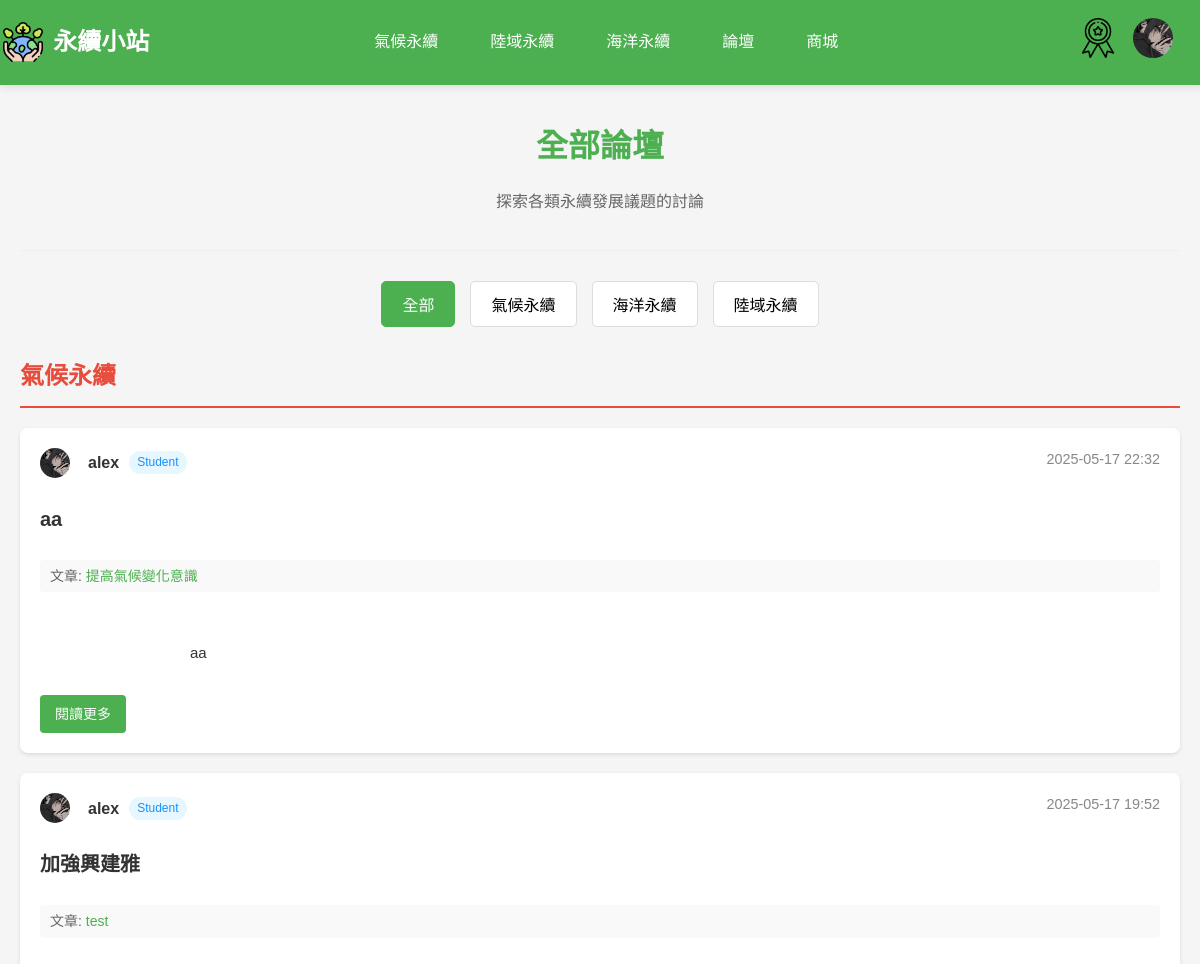
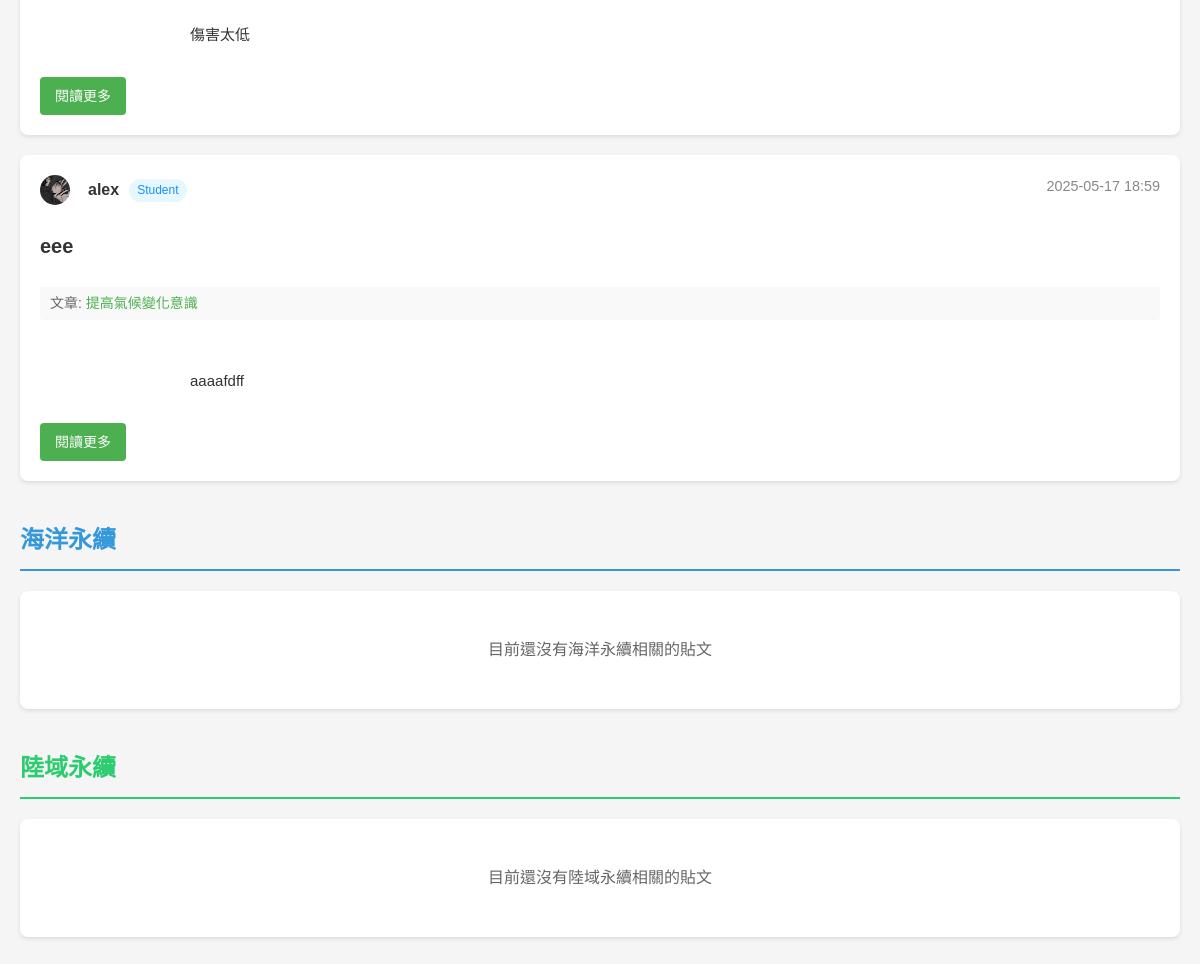
/php/all_forums.php (signed in), run on the app's committed database (2 pictures, top to bottom).
### tables this page shows
CREATE TABLE `user` (
  `UserID` int(11) NOT NULL COMMENT '使用者編號 (PK)',
  `Username` varchar(50) DEFAULT NULL COMMENT '使用者名稱',
  `Email` varchar(100) NOT NULL COMMENT '電子郵件',
  `Password` varchar(255) NOT NULL COMMENT '密碼 (加密儲存)',
  `JoinDate` datetime DEFAULT current_timestamp() COMMENT '註冊時間',
  `Status` enum('Student','Teacher','Admin') NOT NULL DEFAULT 'Student' COMMENT '使用者身份',
  `reset_token` varchar(255) DEFAULT NULL,
  `token_expire` datetime DEFAULT NULL,
  `AvatarURL` varchar(255) DEFAULT NULL,
  `BackgroundURL` varchar(255) DEFAULT NULL
);

CREATE TABLE `communitypost` (
  `PostID` int(11) NOT NULL COMMENT '貼文編號 (PK)',
  `Content` text NOT NULL COMMENT '貼文內容',
  `ImageURL` varchar(255) DEFAULT NULL COMMENT '圖片網址',
  `PostDate` datetime DEFAULT current_timestamp() COMMENT '發文日期',
  `Title` varchar(50) DEFAULT NULL COMMENT '標題',
  `UserID` int(11) NOT NULL COMMENT 'FK to User',
  `ArticleID` int(11) DEFAULT NULL COMMENT '關聯的文章ID'
);

CREATE TABLE `article` (
  `ArticleID` int(11) NOT NULL COMMENT '文章編號 (PK)',
  `Title` varchar(100) NOT NULL COMMENT '標題',
  `Category` varchar(50) NOT NULL COMMENT '分類',
  `ImageURL` varchar(255) DEFAULT NULL COMMENT '圖片網址',
  `Description` text DEFAULT NULL COMMENT '簡介',
  `ArticleURL` varchar(255) NOT NULL COMMENT '文章網址',
  `UserID` int(11) NOT NULL,
  `Content` longtext DEFAULT NULL COMMENT '文章內容',
  `created_at` timestamp NOT NULL DEFAULT current_timestamp(),
  `teacher_summary` longtext DEFAULT NULL COMMENT '老師重點整理'
);

### php/all_forums.php (the view, shortened to what this page needs)
<?php
include 'db_connect.php';
$categories = [
    'sdg13' => ['name' => '氣候永續', 'posts' => []],
    'sdg14' => ['name' => '海洋永續', 'posts' => []],
    'sdg15' => ['name' => '陸域永續', 'posts' => []]
];
$sql = "SELECT cp.*, u.Username, u.Status, u.AvatarURL, a.Category, a.Title as ArticleTitle
        FROM communitypost cp
        JOIN user u ON cp.UserID = u.UserID
        LEFT JOIN article a ON cp.ArticleID = a.ArticleID
        ORDER BY cp.PostDate DESC";
$result = $conn->query($sql);
if ($result && $result->num_rows > 0) {
    while ($row = $result->fetch_assoc()) {
        $category = $row['Category'] ?? '';
        $categories[$category]['posts'][] = $row;
    }
}
?>
<!DOCTYPE html>
<html lang="zh-TW">
<head>
    <link rel="stylesheet" href="../css/nav3.css">
    <link rel="stylesheet" href="../css/all_forums.css">
    <link rel="stylesheet" href="https://cdnjs.cloudflare.com/ajax/libs/font-awesome/5.15.4/css/all.min.css">
</head>
<body>
    <header>
        <?php include "nav.php"; ?>
    </header>
    <div class="forums-container">
        <div class="forums-header">
            <h1>全部論壇</h1>
            <p>探索各類永續發展議題的討論</p>
        </div>
        <div class="category-tabs">
            <button class="tab-btn active" data-category="all">全部</button>
            <button class="tab-btn" data-category="sdg13"><?php echo $categories['sdg13']['name']; ?></button>
            <button class="tab-btn" data-category="sdg14"><?php echo $categories['sdg14']['name']; ?></button>
            <button class="tab-btn" data-category="sdg15"><?php echo $categories['sdg15']['name']; ?></button>
        </div>
        <?php foreach ($categories as $categoryKey => $category): ?>
            <div class="category-section" id="<?php echo $categoryKey; ?>-section">
                <h2 class="category-title"><?php echo $category['name']; ?></h2>
                <div class="posts-container">
                    <?php if (empty($category['posts'])): ?>
                        <div class="no-posts">
                            <p>目前還沒有<?php echo $category['name']; ?>相關的貼文</p>
                        </div>
                    <?php else: ?>
                        <?php foreach ($category['posts'] as $post): ?>
                            <div class="post-card" data-category="<?php echo $categoryKey; ?>">
                                <div class="post-header">
                                    <div class="user-info">
                                        <?php if (!empty($post['AvatarURL'])): ?>
                                            <img src="../<?php echo htmlspecialchars($post['AvatarURL']); ?>" alt="用戶頭像" class="user-avatar" style="width: 30px; height: 30px; border-radius: 50%; margin-right: 8px;">
                                        <?php else: ?>
                                            <span class="user-avatar"><i class="fas fa-user-circle" style="font-size: 24px; margin-right: 8px;"></i></span>
                                        <?php endif; ?>
                                        <span class="username"><?php echo htmlspecialchars($post['Username']); ?></span>
                                        <?php if (!empty($post['Status'])): ?>
                                            <span class="user-status" style="background-color: #e6f7ff; color: #1890ff; padding: 2px 8px; border-radius: 12px; font-size: 12px;"><?php echo htmlspecialchars($post['Status']); ?></span>
                                        <?php endif; ?>
                                    </div>
                                    <span class="post-date"><?php echo date('Y-m-d H:i', strtotime($post['PostDate'])); ?></span>
                                </div>
                                <h3 class="post-title">
                                    <a href="discuss.php?post_id=<?php echo $post['PostID']; ?>"><?php echo htmlspecialchars($post['Title']); ?></a>
                                </h3>
                                <div class="article-reference">
                                    <?php if (isset($post['ArticleTitle']) && !empty($post['ArticleTitle'])): ?>
                                        <span>文章: </span>
                                        <a href="article.php?id=<?php echo $post['ArticleID']; ?>"><?php echo htmlspecialchars($post['ArticleTitle']); ?></a>
                                    <?php else: ?>
                                        <span>獨立討論</span>
                                    <?php endif; ?>
                                </div>
                                <div class="post-content">
                                    <?php
                                        $content_preview = mb_substr(strip_tags($post['Content']), 0, 150, 'UTF-8');
                                        echo nl2br(htmlspecialchars($content_preview));
                                    ?>
                                </div>
                                <a href="discuss.php?post_id=<?php echo $post['PostID']; ?>" class="read-more-btn">閱讀更多</a>
                            </div>
                        <?php endforeach; ?>
                    <?php endif; ?>
                </div>
            </div>
        <?php endforeach; ?>
    </div>
</body>
</html>

### php/nav.php (shortened to what this page needs)
<nav class="navbar">
    <div class="logo">
        <img src="../img/icon.png" style="color: white;" alt="永續小站 Logo">
        <h1 style="font-size: 24px;"><a href="index.php" class="logo-title">永續小站</a></h1>
    </div>
    <ul class="nav-links">
        <li><a href="climate.php" style="font-size: 16px;">氣候永續</a></li>
        <li><a href="landscape.php" style="font-size: 16px; ">陸域永續</a></li>
        <li><a href="ocean.php" style="font-size: 16px;">海洋永續</a></li>
        <li><a href="all_forums.php" style="font-size: 16px;">論壇</a></li>
        <?php if (isset($_SESSION['login_session']) && $_SESSION['login_session'] === true): ?>
            <li><a href="shop.php">商城</a></li>
        <?php endif; ?>
    </ul>
    <div class="nav-icons">
        <?php if (isset($_SESSION['login_session']) && $_SESSION['login_session'] === true): ?>
            <?php if (isset($_SESSION['role']) && $_SESSION['role'] === 'Teacher'): ?>
                <a href="teacher_achievement.php"><img src="../img/achv.png" alt="成就"></a>
            <?php elseif (isset($_SESSION['role']) && $_SESSION['role'] === 'Student'): ?>
                <a href="achievement.php"><img src="../img/achv.png" alt="成就"></a>
            <?php elseif (isset($_SESSION['role']) && $_SESSION['role'] === 'Admin'): ?>
                <a href="teacher_achievement.php"><img src="../img/achv.png" alt="成就"></a>
            <?php endif; ?>
        <?php endif; ?>
        <?php if (isset($_SESSION['login_session']) && $_SESSION['login_session'] === true): ?>
            <?php
            $avatarURL = $_SESSION['AvatarURL'] ?? 'img/user.png';
            if ($avatarURL === 'img/user.png') {
                $servername = "localhost";
                $db_username = "root";
                $db_password = "";
                $dbname = "sustain";
                $conn = new mysqli($servername, $db_username, $db_password, $dbname);
                $conn->set_charset("utf8mb4");
                $username = $_SESSION['username'];
                $sql = "SELECT AvatarURL FROM user WHERE Username='$username'";
                $result = $conn->query($sql);
                if ($result->num_rows > 0) {
                    $row = $result->fetch_assoc();
                    $avatarURL = $row['AvatarURL'] ?? 'img/user.png';
                }
            }
            ?>
            <a href="user.php"><img src="../<?php echo htmlspecialchars($avatarURL); ?>" alt="用戶" style="border-radius: 50%;"></a>
        <?php endif; ?>
    </div>
</nav>

### css/nav3.css (style rules this page uses)
body, html { margin: 0; padding: 0; height: 100%; }
.navbar { background-color: #4CAF50; padding: 0.2rem; display: flex; justify-content: space-between; align-items: center; color: white; box-shadow: 0 2px 10px rgba(0, 0, 0, 0.1); position: fixed; top: 0; left: 0; width: 100%; z-index: 9999; transition: background-color 0.3s ease; }
.logo { display: flex; align-items: center; }
.logo img { width: 40px; height: 40px; margin-right: 10px; transition: transform 0.3s ease; }
.logo-title { text-decoration: none; color: white; transition: color 0.3s ease; }
.nav-links { list-style: none; padding: 0; margin: 0; display: flex; gap: 20px; }
.nav-links li a { text-decoration: none; color: white; font-size: 16px; padding: 0.5rem 1rem; transition: color 0.3s ease, background-color 0.3s ease; }
.nav-icons { display: flex; align-items: center; margin-right: 30px; }
.nav-icons a { margin-left: 15px; }
.nav-icons img { height: 40px; width: 40px; filter: brightness(100%); transition: filter 0.3s ease; }

### css/all_forums.css (style rules this page uses)
:root { --primary-color: #4CAF50; --primary-hover: #45a049; --text-dark: #333; --text-muted: #666; --text-light: #888; --bg-light: #f8f9fa; --error-bg: #f8d7da; --error-text: #721c24; --shadow: 0 2px 4px rgba(0, 0, 0, 0.1); --climate-color: #e74c3c; --ocean-color: #3498db; --land-color: #2ecc71; }
body { font-family: 'Microsoft JhengHei', Arial, sans-serif; background-color: #f5f5f5; color: var(--text-dark); line-height: 1.6; margin: 0; padding: 0; }
.forums-container { max-width: 1200px; margin: 80px auto 20px; padding: 20px; }
.forums-header { text-align: center; margin-bottom: 30px; padding-bottom: 20px; border-bottom: 1px solid #eee; }
.forums-header h1 { font-size: 32px; color: var(--primary-color); margin-bottom: 10px; }
.forums-header p { font-size: 16px; color: var(--text-muted); }
.category-tabs { display: flex; justify-content: center; gap: 15px; margin-bottom: 30px; flex-wrap: wrap; }
.tab-btn { padding: 10px 20px; background-color: #fff; border: 1px solid #ddd; border-radius: 5px; cursor: pointer; font-size: 16px; transition: all 0.3s ease; }
.tab-btn.active { background-color: var(--primary-color); color: white; border-color: var(--primary-color); }
.category-section { margin-bottom: 40px; }
.category-title { font-size: 24px; color: var(--primary-color); padding-bottom: 10px; border-bottom: 2px solid var(--primary-color); margin-bottom: 20px; }
#sdg13-section .category-title { color: var(--climate-color); border-bottom-color: var(--climate-color); }
#sdg14-section .category-title { color: var(--ocean-color); border-bottom-color: var(--ocean-color); }
#sdg15-section .category-title { color: var(--land-color); border-bottom-color: var(--land-color); }
.posts-container { display: flex; flex-direction: column; gap: 20px; }
.no-posts { background: white; border-radius: 8px; box-shadow: var(--shadow); padding: 30px; text-align: center; color: var(--text-muted); }
.post-card { background: white; border-radius: 8px; box-shadow: var(--shadow); padding: 20px; transition: transform 0.2s, box-shadow 0.2s; display: flex; flex-direction: column; gap: 15px; }
.post-header { display: flex; justify-content: space-between; align-items: flex-start; margin-bottom: 10px; }
.user-info { display: flex; align-items: center; gap: 10px; }
.username { font-weight: bold; color: var(--text-dark); }
.post-date { color: var(--text-light); font-size: 0.9em; }
.post-title { margin: 0 0 10px 0; }
.post-title a { color: var(--text-dark); text-decoration: none; font-size: 20px; font-weight: bold; }
.article-reference { font-size: 14px; color: var(--text-muted); margin-bottom: 10px; padding: 5px 10px; background-color: #f9f9f9; border-radius: 4px; display: inline-block; }
.article-reference a { color: var(--primary-color); text-decoration: none; }
.post-content { color: var(--text-dark); line-height: 1.6; white-space: pre-wrap; margin-bottom: 15px; font-size: 15px; }
.read-more-btn { display: inline-block; padding: 8px 15px; background-color: var(--primary-color); color: white; text-decoration: none; border-radius: 4px; font-size: 14px; transition: background-color 0.3s; align-self: flex-start; }

### data on the page
user: AvatarURL (picture)
communitypost: UserID.AvatarURL (picture), UserID.Username "alex", UserID.Status "Student", PostDate "2025-05-17 22:32", Title "aa", ArticleID.Title "提高氣候變化意識", Content "aa"
communitypost: UserID.AvatarURL (picture), UserID.Username "alex", UserID.Status "Student", PostDate "2025-05-17 19:52", Title "加強興建雅", ArticleID.Title "test", Content "傷害太低"
communitypost: UserID.AvatarURL (picture), UserID.Username "alex", UserID.Status "Student", PostDate "2025-05-17 18:59", Title "eee", ArticleID.Title "提高氣候變化意識", Content "aaaafdff"

### other printed values
$categories['sdg13']['name'] "氣候永續"
$categories['sdg14']['name'] "海洋永續"
$categories['sdg15']['name'] "陸域永續"
$category['name'] "氣候永續"
$category['name'] "海洋永續"
$category['name'] "陸域永續"
